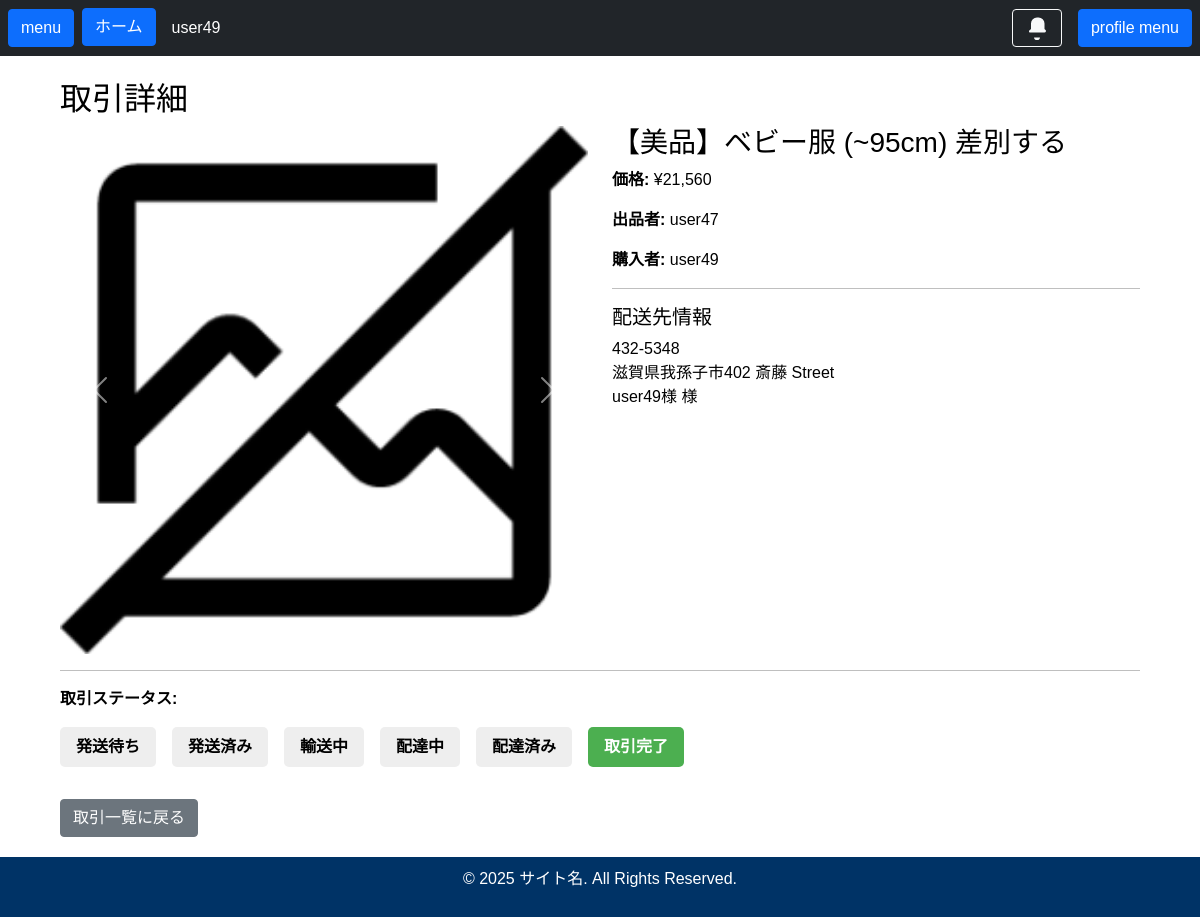
Screenshot of /transactions/2799/ (signed in) with the database file from the repository.
### accounts/models.py (models this page shows, shortened)
class CustomUser(AbstractUser):
    role = models.ForeignKey(Role, on_delete=models.PROTECT, verbose_name="役割", null=True, blank=True)
    points = models.PositiveIntegerField("保有ポイント", default=0)
    profile_image = models.ImageField("プロフィール画像", upload_to='profiles/', null=True, blank=True)
    introduction = models.TextField("自己紹介文", max_length=1000, blank=True)
    class Meta:
        verbose_name = 'ユーザー'
        verbose_name_plural = 'ユーザー一覧'

class Address(models.Model):
    user = models.ForeignKey('CustomUser', on_delete=models.CASCADE, related_name='addresses', verbose_name="ユーザー")
    recipient_name = models.CharField("宛名", max_length=100)
    postal_code = models.CharField("郵便番号", max_length=8)
    prefecture = models.CharField("都道府県", max_length=10)
    city = models.CharField("市区町村", max_length=100)
    street_address = models.CharField("番地・ビル名", max_length=255)
    phone_number = models.CharField("電話番号", max_length=15, blank=True, null=True)
    is_default = models.BooleanField("デフォルト設定", default=False)
    class Meta:
        verbose_name = '住所'
        verbose_name_plural = '住所一覧'

### main/models.py (models this page shows, shortened)
class ProductImage(models.Model):
    product = models.ForeignKey(Product, on_delete=models.CASCADE, related_name='images', verbose_name="商品")
    image = models.ImageField("画像", upload_to='products/')
    class Meta:
        verbose_name = '商品画像'
        verbose_name_plural = '商品画像一覧'

class Product(models.Model):
    seller = models.ForeignKey(settings.AUTH_USER_MODEL, on_delete=models.CASCADE, related_name='products', verbose_name="出品者")
    category = models.ForeignKey(Category, on_delete=models.SET_NULL, null=True, blank=True, verbose_name="カテゴリ")
    condition = models.ForeignKey(Condition, on_delete=models.PROTECT, verbose_name="商品状態")
    status = models.ForeignKey(Status, on_delete=models.PROTECT, verbose_name="販売状況")
    name = models.CharField("商品名", max_length=200)
    description = models.TextField("商品説明")
    price = models.PositiveIntegerField("価格")
    created_at = models.DateTimeField("作成日時", auto_now_add=True)
    updated_at = models.DateTimeField("更新日時", auto_now=True)
    class Meta:
        verbose_name = '商品'
        verbose_name_plural = '商品一覧'

class Transaction(models.Model):
    product = models.OneToOneField(Product, on_delete=models.CASCADE, verbose_name="商品")
    buyer = models.ForeignKey(settings.AUTH_USER_MODEL, on_delete=models.SET_NULL, null=True, related_name='transactions', verbose_name="購入者")
    status = models.ForeignKey(TransactionStatus, on_delete=models.PROTECT, verbose_name="取引状況")
    shipping_address = models.ForeignKey('accounts.Address', on_delete=models.PROTECT, verbose_name="配送先住所")
    purchase_price = models.PositiveIntegerField("購入価格")
    platform_fee = models.PositiveIntegerField("手数料", default=0)
    seller_income = models.PositiveIntegerField("出品者利益", default=0)
    created_at = models.DateTimeField("作成日時", auto_now_add=True)
    updated_at = models.DateTimeField("更新日時", auto_now=True)
    class Meta:
        verbose_name = '取引'
        verbose_name_plural = '取引一覧'

class TransactionStatus(models.Model):
    name = models.CharField("状況名（内部用）", max_length=50, unique=True)
    display_name = models.CharField("状況名（表示用）", max_length=50)
    class Meta:
        verbose_name = '取引状況'
        verbose_name_plural = '取引状況マスタ'

### main/views.py (the view)
# urls.py: path('transactions/<int:pk>/', TransactionDetailView.as_view(), name='transaction_detail'),
class TransactionDetailView(LoginRequiredMixin, DetailView):
    model = Transaction  # 操作対象のモデル
    template_name = 'main/transaction_detail.html'  # 使用テンプレート
    context_object_name = 'transaction'  # テンプレートで使うオブジェクト名
    def get_queryset(self):
        return Transaction.objects.select_related(
            'product', 'buyer', 'status', 'shipping_address'
        ).filter(buyer=self.request.user)
    def get_context_data(self, **kwargs):
        context = super().get_context_data(**kwargs)
        transaction = self.object
        context['product'] = transaction.product
        context['images'] = transaction.product.images.all()
        status_list = get_ordered_transaction_statuses()
        context['status_list'] = status_list
        context['current_status_id'] = transaction.status.id
        return context

### main/utils/transaction.py (called while the page is built)
def get_ordered_transaction_statuses():
    transitions = TransactionStatusTransition.objects.all()
    forward_map = {
        t.from_status_id: t.to_status
        for t in transitions if t.from_status_id is not None
    }
    start_transition = transitions.filter(from_status__isnull=True).first()
    if not start_transition:
        return []
    ordered = [start_transition.to_status]
    current = start_transition.to_status
    while current.id in forward_map:
        next_status = forward_map[current.id]
        ordered.append(next_status)
        current = next_status
    return ordered

### main/templates/main/transaction_detail.html (shortened to what this page needs)
{% extends "base.html" %}
{% load static humanize %}
{% block content %}
<div class="container">
    <h2>取引詳細</h2>
    {% if transaction %}
    <div class="row">
        <div class="col-md-6">
            {% if images %}
                <div id="carouselImages" class="carousel slide" data-bs-ride="carousel">
                    <div class="carousel-inner">
                        {% for image in images %}
                        <div class="carousel-item {% if forloop.first %}active{% endif %}">
                            <img src="{{ image.image.url }}" class="d-block w-100" alt="商品画像">
                        </div>
                        {% endfor %}
                    </div>
                    <button class="carousel-control-prev" type="button" data-bs-target="#carouselImages" data-bs-slide="prev">
                        <span class="carousel-control-prev-icon"></span>
                    </button>
                    <button class="carousel-control-next" type="button" data-bs-target="#carouselImages" data-bs-slide="next">
                        <span class="carousel-control-next-icon"></span>
                    </button>
                </div>
            {% else %}
                <p>画像は登録されていません。</p>
            {% endif %}
        </div>
        <div class="col-md-6">
            <h3>{{ product.name }}</h3>
            <p><strong>価格:</strong> ¥{{ transaction.purchase_price|intcomma }}</p>
            <p><strong>出品者:</strong> {{ product.seller.username }}</p>
            <p><strong>購入者:</strong> {{ transaction.buyer.username }}</p>
            <hr>
            <h5>配送先情報</h5>
            <p>{{ transaction.shipping_address.postal_code }}<br>
               {{ transaction.shipping_address.prefecture }}{{ transaction.shipping_address.city }}{{ transaction.shipping_address.street_address }}<br>
               {{ transaction.shipping_address.recipient_name }} 様</p>
        </div>
    </div>
    <hr>
    <p><strong>取引ステータス:</strong>
        <div class="status-progress d-flex gap-3 flex-wrap">
            {% for status in status_list %}
                <div class="step {% if status.id == current_status_id %}active{% endif %}">
                {{ status.display_name }}
                </div>
            {% endfor %}
        </div>
    </p>
    <a href="{% url 'main:transaction_list' %}" class="btn btn-secondary mt-3">
        取引一覧に戻る
    </a>
    {% else %}
        <div class="alert alert-danger">取引情報が見つかりません。</div>
    {% endif %}
</div>
{% endblock %}

### main/templates/navigation.html (shortened to what this page needs)
<nav class="navbar navbar-expand navbar-dark bg-dark">
    <button class="btn btn-primary mx-2" type="button" data-bs-toggle="offcanvas" data-bs-target="#offcanvasExample" aria-controls="offcanvasExample">
        menu
    </button>
    <div class="collapse navbar-collapse" id="navbarNav">
        <ul class="navbar-nav">
            <li class="nav-item active">
                <a class="btn btn-primary" href="/">ホーム</a>
            </li>
            <li class="nav-item active">
                {% if user.is_authenticated %}
                    <p class="text-white font-weight-bold px-3 py-2 text-center mb-0" style="font-size: 16px;">
                        <a href="" class="text-white text-decoration-none">{{ user.username }}</a>
                    </p>
                {% else %}
                    <p class="text-white font-weight-bold px-3 py-2 text-center mb-0" style="font-size: 16px;">
                        <a href="{% url 'accounts:login' %}" class="text-white text-decoration-none">ログインしてください</a>
                    </p>
                {% endif %}
            </li>
        </ul>
    </div>
    <div class="d-flex align-items-center me-2">
        <a href="{% url 'main:notification_list' %}" class="btn btn-outline-light position-relative" title="通知">
        </a>
    </div>
    <button class="btn btn-primary mx-2" type="button" data-bs-toggle="offcanvas" data-bs-target="#offcanvasRight" aria-controls="offcanvasRight">
        profile menu
    </button>
</nav>

### static/css/myStyles.css (style rules this page uses)
body { font-family: Arial, sans-serif; background-color: white; color: black; }
.navbar, .navbar-nav .nav-link { background-color: #003366; }
body { display: flex; flex-direction: column; min-height: 100vh; }
.navbar { position: fixed; top: 0; left: 0; right: 0; z-index: 1000; }

### main/templates/main/transaction_detail.html (style rules this page uses)
.step { padding: 8px 16px; background-color: #eee; border-radius: 5px; font-weight: bold; }
.step.active { background-color: #4caf50; color: white; }

### rows the page displays
CustomUser: username "user49"
ProductImage: image (picture)
Product: name "【美品】ベビー服 (~95cm) 差別する", seller.username "user47"
TransactionStatus: display_name "発送待ち"
TransactionStatus: display_name "発送済み"
TransactionStatus: display_name "輸送中"
TransactionStatus: display_name "配達中"
TransactionStatus: display_name "配達済み"
TransactionStatus: display_name "取引完了"
